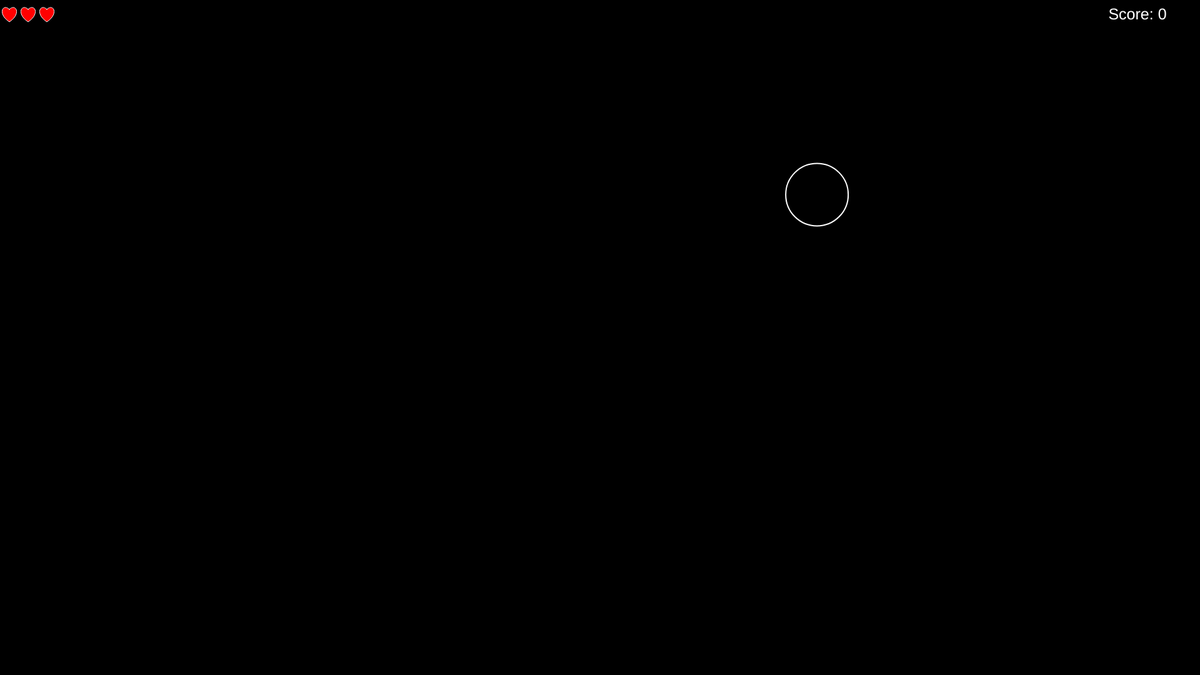
Frame 1 (no input)
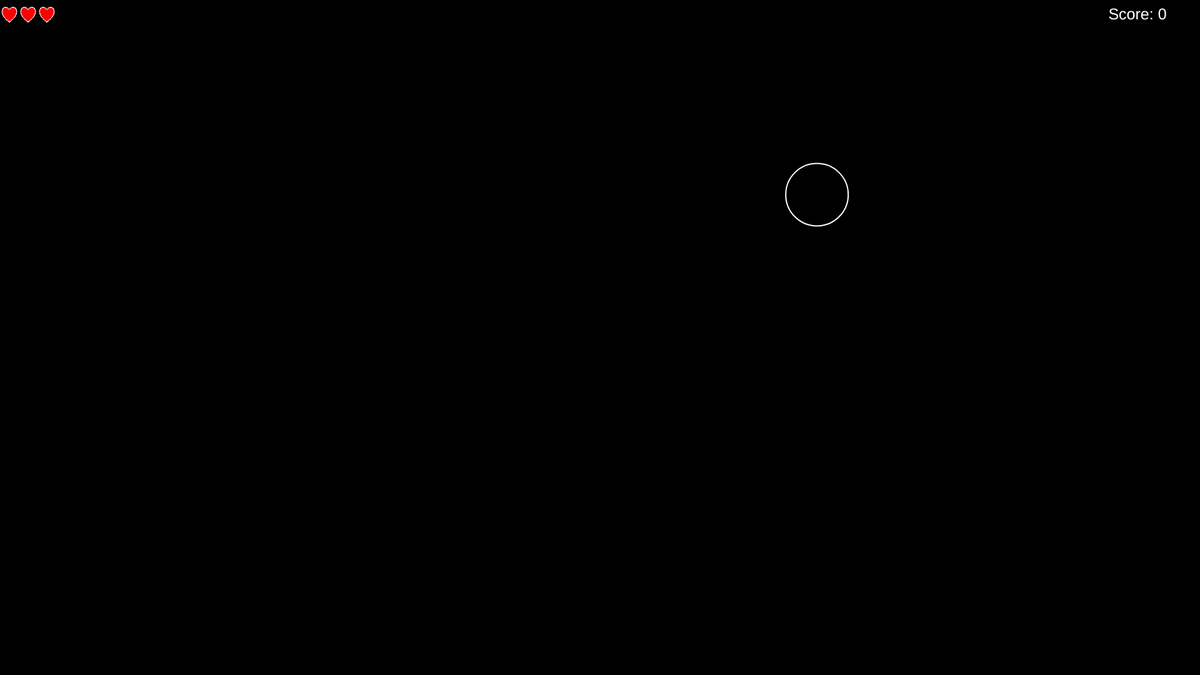
Frame 60 (no input)
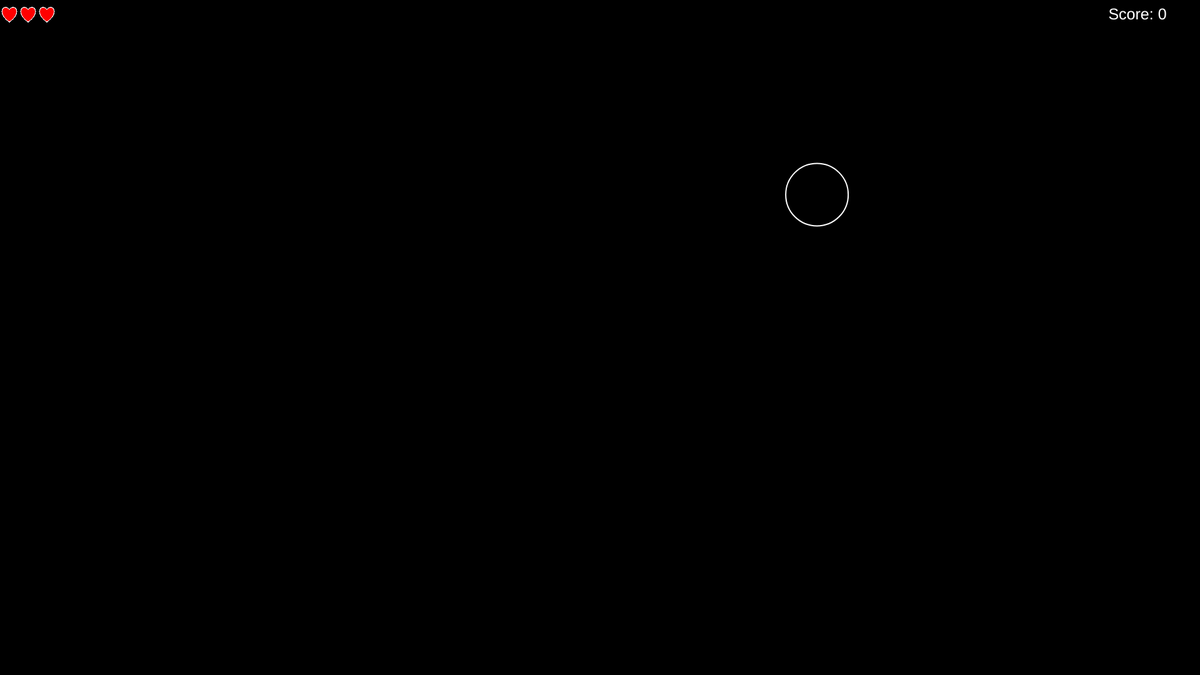
Frame 120 (the mouse pressed at the canvas centre since frame 60)

The p5.js sketch that drew these frames (run headless with seeded random() and noise() and a simulated clock; from frame 60 on, the mouse is pressed at the canvas centre):

// p5.js sketch
// ── sketch.js
let lives = 3;
let lost = 0;
let hit = 0;

function setup() {
  createCanvas(1920, 1080);
  background(0);
  circle = new Circle;
  circle.create();
}

function draw() {
  for (var i = 0; i < lives; i++) {
    hearts(15 + (i * 30), 15, 20, 255);
    displayScore(hit);
  }
}


function mousePressed() {
  if (circle.contains(mouseX, mouseY) && lives > 0) {
    background(0);
    circle.create();
    hit++;
  }
  else {
    if (lives == 0) {
      background(0);
      finalScore(hit);
    }
    else {
      lives = lives - 1;
    }
  }
}
// ── circle.js
class Circle {
  constructor() {
    this.x;
    this.y;
    this.r = 50;
  }
  contains(x, y) {
    let d = dist(x, y, this.x, this.y)
    if (d < this.r) {
      return true;
    }

  }
  create() {
    stroke(255);
    strokeWeight(2);
    noFill();
    this.x = random(150, width - 150);
    this.y = random(150, height - 150);
    ellipse(this.x, this.y, this.r * 2);
  }

}


// ── heart.js
function hearts(x, y, size, color) {
  fill(color, 0, 0);
  stroke(255);
  strokeWeight(1);
  beginShape();
  vertex(x, y);
  bezierVertex(x - size / 2, y - size / 2, x - size, y + size / 3, x, y + size);
  bezierVertex(x + size, y + size / 3, x + size / 2, y - size / 2, x, y);
  endShape(CLOSE);
}

function displayScore(x) {
  x *= 1000;
  fill(255);
  stroke(1);
  textSize(25);
  textAlign(CENTER);
  text("Score: " + x, width - 100, 31);
}

function finalScore(x) {
  x *= 1000;
  fill(255);
  textSize(100);
  textAlign(CENTER);
  text("GAME OVER", width / 2, height / 2);
  textSize(50);
  text("Score: " + x, width / 2, (heigth / 2) - 100);

}
